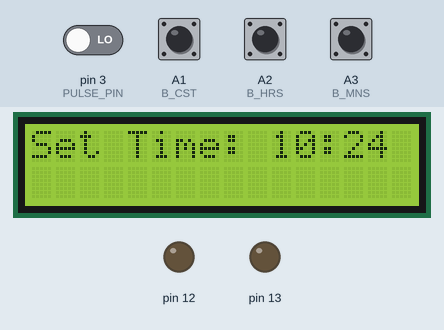
Recording of a sketch running on a simulated Arduino Uno, built with avr-gcc and run on an emulated ATmega328P. On the bench: 16×2 character LCD, output pins drawn as LEDs (lit = HIGH). Inputs (shaded band) come from the test bench; at power-on: A1 (B_CST), A2 (B_HRS), A3 (B_MNS) HIGH, pin 3 (PULSE_PIN) LOW. The local clock reads 2024-03-15 10:24:30 at power-on unless the sketch sets it; EEPROM starts erased.

Above: at 1.2 s.
1.3 s: A1 (B_CST) pulled LOW for 0.15 s
At 2.5 s:
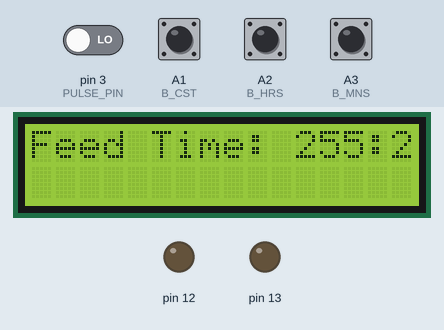
2.9 s: A1 (B_CST) pulled LOW for 1 s
At 5.1 s:
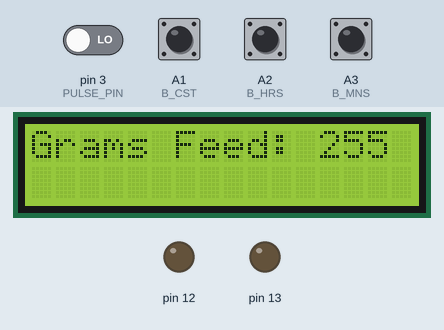
5.4 s: A1 (B_CST) pulled LOW for 0.15 s
At 6.8 s:
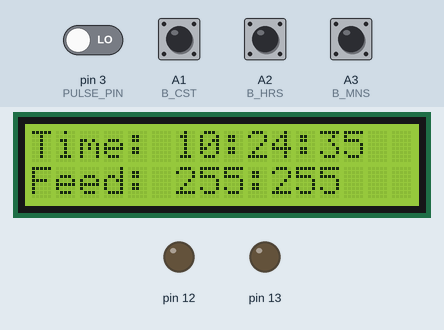
Timing chart, 0 to 8.4 s (numbered marks = the images above; inputs shaded):
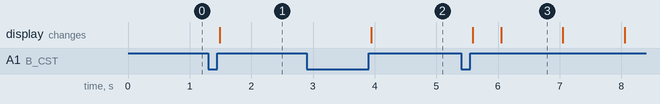

Measured:
- after the input at 1.3 s, the display: changes after 0.19 s (image 1)
- after the input at 2.9 s, the display: changes after 1.0 s (image 2)
- after the input at 5.4 s, the display: first changes after 0.19 s (image 3 shows a later state)
- what the display in image 3 shows lasts 1.0 s, from 6.1 s to 7.1 s

The sketch:

fish_feeder.ino
```cpp
/*************************************
  Fish Feeder Rates
  There are 50 counts per rotation
  The feeder produces 0.075 grams of food per rotation.
  There are 2.4 seconds per rotation.
*************************************/

#include "RTClib.h"
#include "Wire.h"
#include "Adafruit_LiquidCrystal.h"
#include <EEPROM.h>

// Fish feeder states
#define WAIT      0   // Waiting for feed time
#define SET_TIME  1   // Setting time of day
#define SET_FEED  2   // Setting the feed time
#define FEED      3   // Feeding
#define FEED_RATE 4   // The amount in grams to feed
#define FAIL      5   // Feeding time exceeded maxium time

// Set EEPROM address for storing feed times and amounts
#define F_HRS_ADR 0   // Store hours for feed time
#define F_MNS_ADR 1   // Store minutes for feed time
#define GMS_ADR   2   // Store amount of feed

// Fish feeder I/O
#define PULSE_PIN   3   // Reads value from encoder wheel
#define B_HRS       A2  // Sets hours and feed(down)
#define B_MNS       A3  // Sets minutes and feed(up)
#define B_CST       A1  // Changes state

#define PRESS LOW     // Buttons all default to HIGH, a press is registered as LOW

#define MAX_GRAMS             50 // Set this maximum to control the fail safe
#define MLS_PER_CNT           8  // Number of milliseconds per count of the encoder
#define GMS_PER_CNT           0.062 // Number of grams dispensed per count of the encoder
#define FAIL_SAFE             (long)MAX_GRAMS/(float)GMS_PER_CNT*MLS_PER_CNT // Total number of milliseconds for maximum number of grams

RTC_DS1307 rtc;
Adafruit_LiquidCrystal lcd(0);

uint8_t state = SET_TIME;
volatile uint16_t count;

// Feed time and feed rate also stored in EEPROM and retrieved after restart
uint8_t feed_hrs;
uint8_t feed_mns;
uint8_t grams_feed;

// Drive motor either on or off
void drive_motor( uint8_t power ) {

  // Drive motor forward
  if (power) {
    digitalWrite(12, HIGH);
    digitalWrite(13, LOW);

    // Turn motor off
  } else {
    digitalWrite(12, LOW);
    digitalWrite(13, LOW);
  }
}

// Counts pulses from the encoder
void pulse_count() {
  count++;
}

// Prints time formated in hours and minutes. Seconds are added if last argument is true
void print_time(uint8_t col, String txt, uint8_t hs, uint8_t ms, uint8_t ss, bool sec) {
  lcd.setCursor(0, col);
  lcd.print(txt);
  lcd.print(hs);
  lcd.print(':');
  if (ms < 10)
    lcd.print('0');
  lcd.print(ms);

  // Add seconds
  if (sec == true) {
    lcd.print(':');
    if (ss < 10)
      lcd.print('0');
    lcd.print(ss);
    lcd.print("     ");
  } else {
    lcd.print("      ");
  }
}

// Clears remaining characters on LCD
void clear_line(uint8_t col) {
  lcd.setCursor(0, col);
  lcd.print("               ");
}

void setup () {
  // Set pins for motor
  pinMode(12, OUTPUT);
  pinMode(13, OUTPUT);

  // Set pins for buttons
  pinMode(B_MNS, INPUT_PULLUP);
  pinMode(B_HRS, INPUT_PULLUP);
  pinMode(B_CST, INPUT_PULLUP);

  Serial.begin(57600);

  // Set up real time clock
  if (! rtc.begin()) {
    Serial.println("Couldn't find RTC");
    Serial.flush();
    abort();
  }

  // Set up LCD
  lcd.begin(16, 2);
  lcd.setCursor(0, 1);
  lcd.setBacklight(HIGH);

  // Turn off motor
  drive_motor(false);

  // Turn on interrupt to capture pulses from encoder
  attachInterrupt(digitalPinToInterrupt(PULSE_PIN), pulse_count, RISING);

  // Retrives the stored feed time and feed amount from the EEPROM after restart
  feed_hrs =    EEPROM.read(F_HRS_ADR);
  feed_mns =    EEPROM.read(F_MNS_ADR);
  grams_feed =  EEPROM.read(GMS_ADR);

}

void loop () {
  // Get time from RTC
  DateTime now = rtc.now();

  // Gets an initial time from clock after restart
  static uint8_t hrs = now.hour();
  static uint8_t mns = now.minute();
  static uint8_t scs = now.second();

  static uint32_t timeStart;  // Start of feed time for fail safe check

  switch (state) {
    case SET_TIME:

      // Adjust minutes and hours
      if (digitalRead(B_MNS) == PRESS) {
        if (mns++ >= 59) mns = 0;
      }
      if (digitalRead(B_HRS) == PRESS) {
        if (hrs++ >= 23) hrs = 0;
      }

      // Set time on RTC and note that const values are arbitary
      rtc.adjust(DateTime(2014, 1, 21, hrs, mns, 30));

      // Print stored time
      print_time(0, "Set Time: ",  hrs, mns, scs, false);
      clear_line(1);

      // Change to set feed state
      if (digitalRead(B_CST) == PRESS) {
        state = SET_FEED;
        while (digitalRead(B_CST) == PRESS);
      }
      break;
    case SET_FEED:

      // Adjust feed time, minutes and hours
      if (digitalRead(B_MNS) == PRESS) {
        if (feed_mns++ >= 59) feed_mns = 0;
      }
      if (digitalRead(B_HRS) == PRESS) {
        if (feed_hrs++ >= 23) feed_hrs = 0;
      }

      // Print feed time
      print_time(0, "Feed Time: ", feed_hrs, feed_mns, scs, false);
      clear_line(1);

      // Store feed time in EEPROM and change to feed rate state
      if (digitalRead(B_CST) == PRESS) {
        EEPROM.write(F_HRS_ADR, feed_hrs);
        EEPROM.write(F_MNS_ADR, feed_mns);
        state = FEED_RATE;
        while (digitalRead(B_CST) == PRESS);
      }
      break;
    case WAIT:

      // Get updated seconds, minutes and hours
      scs = now.second();
      mns = now.minute();
      hrs = now.hour();

      // Print existing time and feed time
      print_time(0, "Time: ", hrs, mns, scs, true);
      print_time(1, "Feed: ", feed_hrs, feed_mns, scs, false);

      // Change to SET_TIME state
      if (digitalRead(B_CST) == PRESS) {
        state = SET_TIME;
        while (digitalRead(B_CST) == PRESS);
      }

      // Change to FEED state when hours and minutes match and capture start time
      if ((hrs == feed_hrs) && (mns == feed_mns)) {
        clear_line(1);
        timeStart = millis();
        state = FEED;
      }
      break;
    case FEED:

      // Continue to feed while count is less than set grams feed rate
      if (count < ((float)grams_feed / GMS_PER_CNT)) {
        lcd.setCursor(0, 0);
        lcd.print("Feeding: ");
        lcd.print(count);
        lcd.print("             ");
        drive_motor(true);

        // Fail safe check if amount of feed time exceeds FAIL_SAFE time
        if (millis() - timeStart > FAIL_SAFE) {
          drive_motor(false);
          state = FAIL;
        }
      }
      else  {

        // Stop feeding and wait for minute to elapse before returning to WAIT
        lcd.setCursor(0, 0);
        lcd.print("Reset in: ");
        lcd.print(59 - now.second());
        lcd.print("             ");
        drive_motor(false);
      }
      if (now.minute() > feed_mns) {
        count = 0;
        state = WAIT;
      }
      break;
    case FEED_RATE:

      // Increase or decrease feed rate based on user input
      if (digitalRead(B_MNS) == PRESS) {
        if (grams_feed++ >= MAX_GRAMS) grams_feed = MAX_GRAMS;
      }
      if (digitalRead(B_HRS) == PRESS) {
        if (grams_feed-- <= 0) grams_feed = 0;
      }
      lcd.setCursor(0, 0);
      lcd.print("Grams Feed: ");
      lcd.print(grams_feed);
      lcd.print("             ");
      clear_line(1);

      // Change to WAIT state when user is done setting feed rate
      if (digitalRead(B_CST) == PRESS) {
        EEPROM.write(GMS_ADR, grams_feed);
        state = WAIT;
        while (digitalRead(B_CST) == PRESS);
      }
      break;

    // FAIL state when feed time has exceeded FAIL_SAFE time
    case FAIL:
      lcd.setCursor(5, 0);
      lcd.print("ERROR");
      delay(300);
      clear_line(0);
      delay(300);
      break;
  }
}
```
